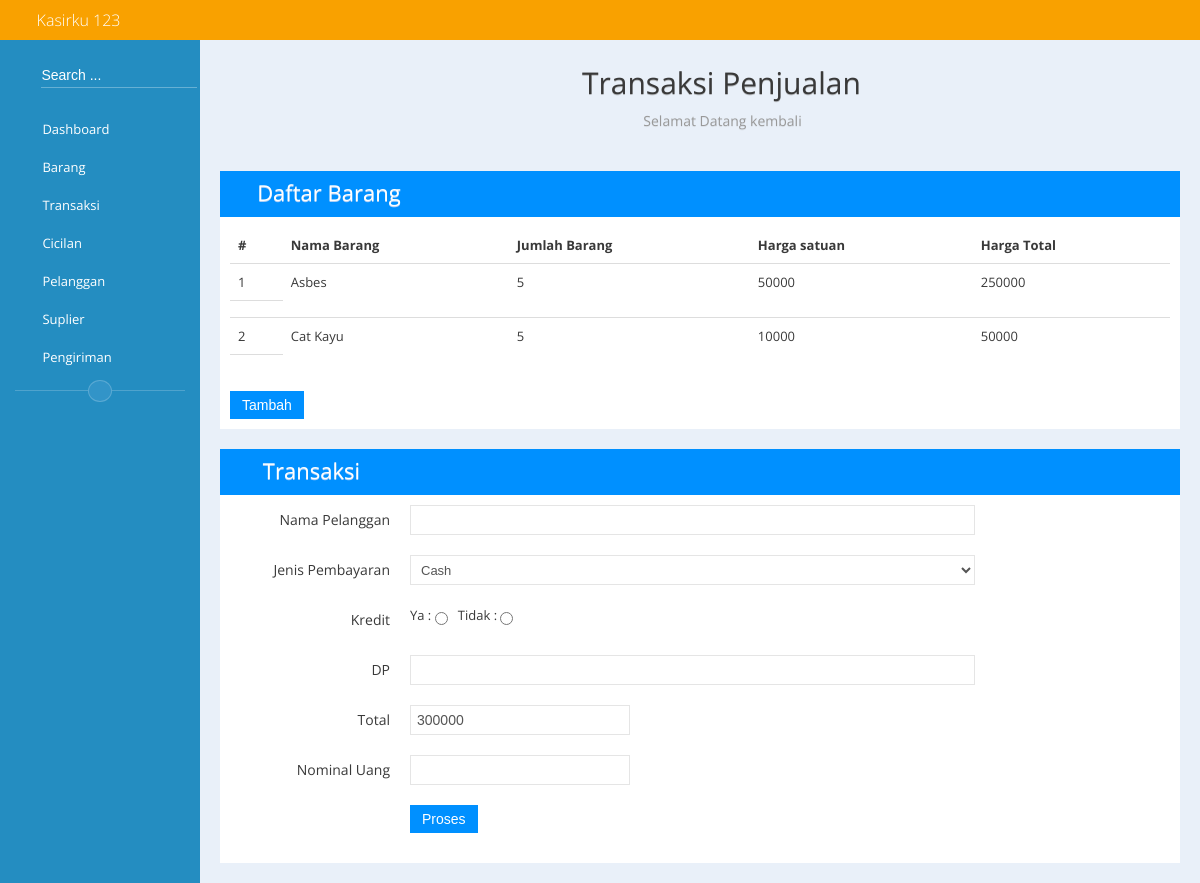
/transaksi_jual.php, run on the app's committed database.
### tables this page shows
CREATE TABLE `brg_sementara` (
  `nama_brg` varchar(20) DEFAULT NULL,
  `stok` int(11) DEFAULT NULL
);

### logic/oop.php (called while the page is built, shortened)
<?php
	class oop
	{
		var $con;
		public function __construct ()
		{
			$this->con = new mysqli(self::host, self::username, self::pass, self::db);
		}
	function readTransaksiJual()
	{
		$tampil_sementara = "SELECT * from brg_sementara";
		$hasil= $this->con->query($tampil_sementara);
			while($data=mysqli_fetch_array($hasil))
			{
				$nama=$data['nama_brg'];
				$cocokan_barang = "SELECT * from barang where nama_brg = '$nama'";
				$hasil_barang = $this->con->query($cocokan_barang);
				$value_hasil_barang = mysqli_fetch_array($hasil_barang);
				$value = $data;
				$value['harga_jual'] = $value_hasil_barang ['harga_jual'];
				$value['total_harga'] = $value['stok']*$value['harga_jual'];
				$total_bayar[]= $value['total_harga'];
				$value['total_bayar']= array_sum($total_bayar);
				$ini[] = $value;
			}
		return $ini;
	}
	}

### transaksi_jual.php (the view, shortened to what this page needs)
<!DOCTYPE html>
 <html class="no-js">
    <head>
        <link rel="stylesheet" href="assets/bootstrap/bootstrap.min.css">
        <link rel="stylesheet" href="assets/bootstrap/bootstrap-responsive.min.css">
        <link rel="stylesheet" href="assets/font-awesome/css/font-awesome.min.css">
        <link rel="stylesheet" href="assets/normalize/normalize.css">
        <link rel="stylesheet" href="css/flaty.css">
        <link rel="stylesheet" href="css/flaty-responsive.css">
    </head>
    <body>
        <?php
            include 'assets/navbar.php';
        ?>
        <div class="container-fluid" id="main-container">
            <?php
                include 'assets/sidebar.php';
                ?>
            <div id="main-content">
                <div class="page-title">
                    <div>
                       <center> <h1><i class="icon-laptop"></i> Transaksi Penjualan</h1>
                        <h4>Selamat Datang kembali</h4></center></center>
                    </div>
                </div>
              <div class="row-fluid">
                    <div class="span12">
                        <div class="box">
                            <div class="box-title" style="background-color: #0090ff">
                                <h3><i class="icon-table"></i>Daftar Barang</h3>
                                <div class="box-tool">
                                    <a data-action="collapse" href="#"><i class="icon-chevron-up"></i></a>
                                    <a data-action="close" href="#"><i class="icon-remove"></i></a>
                                </div>
                            </div>
                            <div class="box-content">
                                <table class="table">
                                    <thead>
                                        <tr>
                                            <th>#</th>
                                            <th>Nama Barang</th>
                                            <th>Jumlah Barang</th>
                                            <th>Harga satuan</th>
                                            <th>Harga Total </th>
                                        </tr>
                                    </thead>
                                    <tbody>
                                        <?php
                                        include 'logic/oop.php';
                                        $oop=new oop();
                                        $nomor=1;
                                        foreach ($oop->readTransaksiJual()as $isi)
                                        {
                                            ?>
                                        <tr>
                                            <td><?php echo $nomor++; ?></td>
                                            <td><?php echo $isi['nama_brg']; ?></td>
                                            <td><?php echo $isi['stok']; ?></td>
                                            <td><?php echo $isi['harga_jual']; ?></td>
                                            <td><?php echo $isi['total_harga']; ?></td>
                                        </tr>
                                    <td></td>
                                    <?php
                                }
                                ?>
                                      </div>
                                      </div>
                                <div class="controls">
                           <span><a href="sementara.php"><button class="btn btn-primary">Tambah </button></a>
                                      </div>
                            </div>
                        </div>
                    </div>
                </div>
    <div class="row-fluid">
                     <div class="span12">
                        <div class="box">
                            <div class="box-title" style="background-color: #0090ff">
                                <h3><i class="icon-reorder"></i> Transaksi</h3>
                                <div class="box-tool">
                                    <a data-action="collapse" href="#"><i class="icon-chevron-up"></i></a>
                                    <a data-action="close" href="#"><i class="icon-remove"></i></a>
                                </div>
                            </div>
                            <div class="box-content">
                                <form action="logic/Transaksi_Jual.php" class="form-horizontal " method="post">
                             <div class="control-group">
                                      <label class="control-label">Nama Pelanggan</label>
                                      <div class="controls">
                                         <input type="text" class="span9" name="nama_plgn" />
                                      </div>
                            </div>
                             <div class="control-group">
                                      <label class="control-label">Jenis Pembayaran</label>
                                      <div class="controls">
                                         <select class="span9" name="jenis_bayar">
                                                <option value="cash">Cash</option>
                                            </select>
                                      </div>
                            </div>
                             <div class="control-group">
                                      <label class="control-label">Kredit</label>
                                      <div class="controls">
                                       Ya  : <input type="radio" name="kredit" value="Y" /> &nbsp
                                       Tidak : <input type="radio" name="kredit" value="T" />
                                      </div>
                            </div>
                             <div class="control-group">
                                      <label class="control-label">DP</label>
                                      <div class="controls">
                                         <input type="number" class="span9" name="dp" />
                                      </div>
                            </div>
                            <div class="control-group">
                                      <label class="control-label">Total</label>
                                      <div class="controls">
                                         <input type="number" name="jmlh_harga_jual" value="<?php echo $isi['total_bayar']; ?>">
                                      </div>
                            </div>
                              <div class="control-group">
                                      <label class="control-label">Nominal Uang</label>
                                      <div class="controls">
                                         <input type="number" name="uang_bayar" />
                                      </div>
                            </div>
                            <div class="control-group">
                                      <div class="controls">
                                         <button class="btn btn-primary" type="submit">Proses</button>
                                      </div>
                            </div>
                        </form>
                    </div>
                    </div>
                </div>
                </div>
    </body>
</html>

### data on the page
brg_sementara: nama_brg "Asbes", stok "5", harga_jual "50000", total_harga "250000"

### other printed values
$isi['nama_brg'] "Cat Kayu"
$isi['stok'] "5"
$isi['harga_jual'] "10000"
$isi['total_harga'] "50000"
